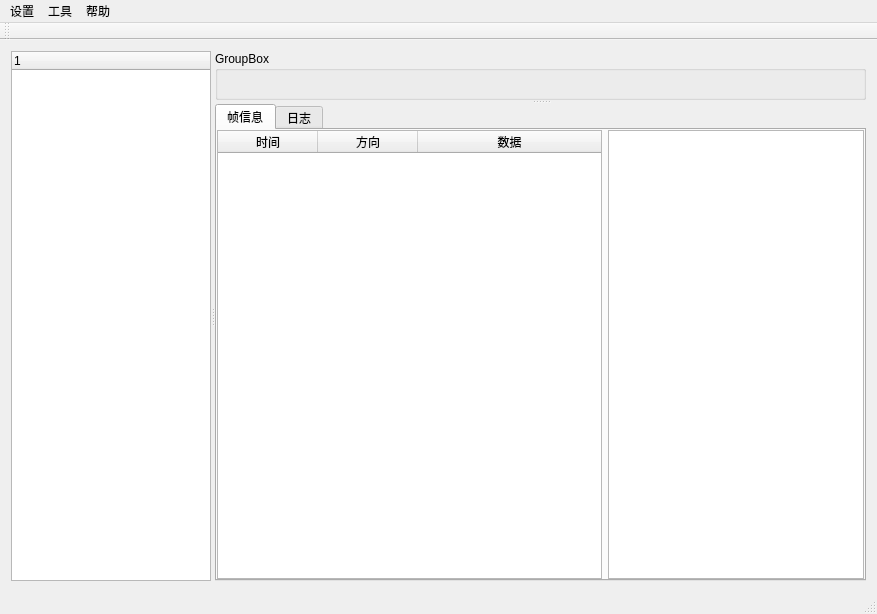
<?xml version="1.0" encoding="UTF-8"?>
<ui version="4.0">
 <class>MainWindow</class>
 <widget class="QMainWindow" name="MainWindow">
  <property name="geometry">
   <rect>
    <x>0</x>
    <y>0</y>
    <width>877</width>
    <height>614</height>
   </rect>
  </property>
  <property name="windowTitle">
   <string>智能硬件测试工具</string>
  </property>
  <widget class="QWidget" name="centralWidget">
   <layout class="QGridLayout" name="gridLayout_3">
    <item row="0" column="0">
     <widget class="QSplitter" name="splitter_h">
      <property name="orientation">
       <enum>Qt::Horizontal</enum>
      </property>
      <widget class="QTreeWidget" name="treeWidget">
       <property name="maximumSize">
        <size>
         <width>200</width>
         <height>16777215</height>
        </size>
       </property>
       <column>
        <property name="text">
         <string notr="true">1</string>
        </property>
       </column>
      </widget>
      <widget class="QSplitter" name="splitter_v">
       <property name="frameShape">
        <enum>QFrame::NoFrame</enum>
       </property>
       <property name="frameShadow">
        <enum>QFrame::Plain</enum>
       </property>
       <property name="midLineWidth">
        <number>1</number>
       </property>
       <property name="orientation">
        <enum>Qt::Vertical</enum>
       </property>
       <widget class="QGroupBox" name="groupBox_app">
        <property name="title">
         <string>GroupBox</string>
        </property>
        <layout class="QGridLayout" name="gridLayout_app">
         <property name="leftMargin">
          <number>0</number>
         </property>
         <property name="topMargin">
          <number>0</number>
         </property>
         <property name="rightMargin">
          <number>0</number>
         </property>
         <property name="bottomMargin">
          <number>0</number>
         </property>
        </layout>
       </widget>
       <widget class="QTabWidget" name="tabWidget">
        <property name="currentIndex">
         <number>0</number>
        </property>
        <widget class="QWidget" name="tabFrame">
         <attribute name="title">
          <string>帧信息</string>
         </attribute>
         <layout class="QHBoxLayout" name="horizontalLayout" stretch="1,0">
          <property name="leftMargin">
           <number>0</number>
          </property>
          <property name="topMargin">
           <number>0</number>
          </property>
          <property name="rightMargin">
           <number>0</number>
          </property>
          <property name="bottomMargin">
           <number>0</number>
          </property>
          <item>
           <widget class="QTableWidget" name="tableWidgetFrame">
            <property name="contextMenuPolicy">
             <enum>Qt::DefaultContextMenu</enum>
            </property>
            <property name="editTriggers">
             <set>QAbstractItemView::NoEditTriggers</set>
            </property>
            <property name="alternatingRowColors">
             <bool>true</bool>
            </property>
            <property name="selectionMode">
             <enum>QAbstractItemView::ExtendedSelection</enum>
            </property>
            <property name="selectionBehavior">
             <enum>QAbstractItemView::SelectRows</enum>
            </property>
            <attribute name="horizontalHeaderCascadingSectionResizes">
             <bool>false</bool>
            </attribute>
            <attribute name="horizontalHeaderStretchLastSection">
             <bool>true</bool>
            </attribute>
            <attribute name="verticalHeaderVisible">
             <bool>false</bool>
            </attribute>
            <column>
             <property name="text">
              <string>时间</string>
             </property>
            </column>
            <column>
             <property name="text">
              <string>方向</string>
             </property>
            </column>
            <column>
             <property name="text">
              <string>数据</string>
             </property>
            </column>
           </widget>
          </item>
          <item>
           <widget class="QTextBrowser" name="textBrowserFrameInfo"/>
          </item>
         </layout>
        </widget>
        <widget class="QWidget" name="tabLog">
         <attribute name="title">
          <string>日志</string>
         </attribute>
         <layout class="QGridLayout" name="gridLayout">
          <property name="leftMargin">
           <number>0</number>
          </property>
          <property name="topMargin">
           <number>0</number>
          </property>
          <property name="rightMargin">
           <number>0</number>
          </property>
          <property name="bottomMargin">
           <number>0</number>
          </property>
          <property name="spacing">
           <number>0</number>
          </property>
          <item row="0" column="0">
           <widget class="QTextBrowser" name="textBrowser"/>
          </item>
         </layout>
        </widget>
       </widget>
      </widget>
     </widget>
    </item>
   </layout>
  </widget>
  <widget class="QMenuBar" name="menuBar">
   <property name="geometry">
    <rect>
     <x>0</x>
     <y>0</y>
     <width>877</width>
     <height>23</height>
    </rect>
   </property>
   <widget class="QMenu" name="menuSet">
    <property name="title">
     <string>设置</string>
    </property>
   </widget>
   <widget class="QMenu" name="menuHelp">
    <property name="title">
     <string>帮助</string>
    </property>
   </widget>
   <widget class="QMenu" name="menuTools">
    <property name="title">
     <string>工具</string>
    </property>
   </widget>
   <addaction name="menuSet"/>
   <addaction name="menuTools"/>
   <addaction name="menuHelp"/>
  </widget>
  <widget class="QToolBar" name="toolbar">
   <attribute name="toolBarArea">
    <enum>TopToolBarArea</enum>
   </attribute>
   <attribute name="toolBarBreak">
    <bool>false</bool>
   </attribute>
  </widget>
  <widget class="QStatusBar" name="statusBar"/>
 </widget>
 <layoutdefault spacing="6" margin="11"/>
 <resources/>
 <connections/>
</ui>
